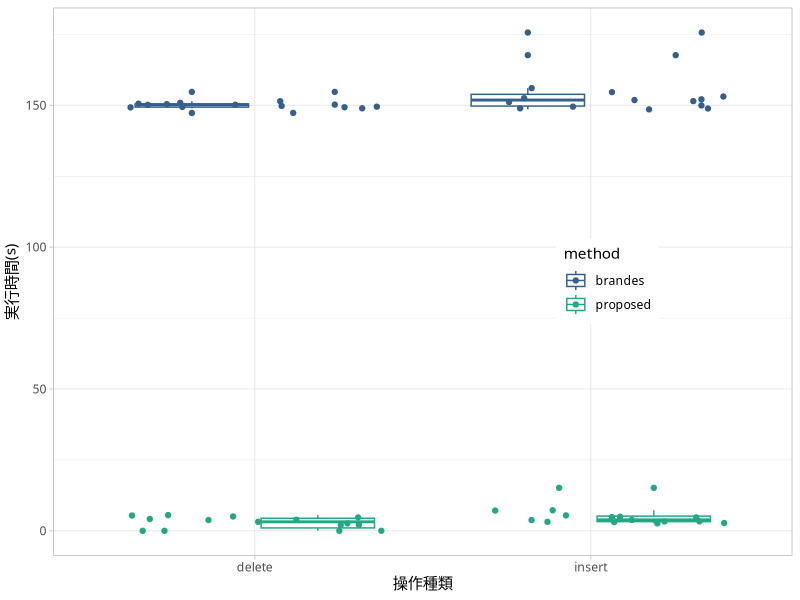

R code for this plot:
library(readr)
library(dplyr)
library(tidyr)
library(ggplot2)
library(viridis)
theme_set(theme_light(base_size = 11, base_family = 'IPAexGothic'))
out_file <- paste0(sub('^--file=(.+)\\.R$', '\\1', basename(commandArgs()[4])), '.pdf')

data_time <- read_csv('../../res/data/ca-hepph.csv') %>%
  select(-c(name, n, k, seed)) %>%
  gather(
    key = 'method', value = 'time',
    `time-proposed`, `time-brandes`
  ) %>%
  mutate(method = sub('time-', '', method))

gp <- ggplot(data_time, aes(mode, time, colour = method)) +
  geom_boxplot() + geom_jitter() +
  xlab('操作種類') + ylab('実行時間(s)') +
  scale_colour_viridis(discrete = TRUE, begin = 0.3, end = 0.6) +
  theme(legend.position = c(0.75, 0.5))

ggsave(out_file, gp, cairo_pdf, width = 10, height = 15, units = 'cm')

